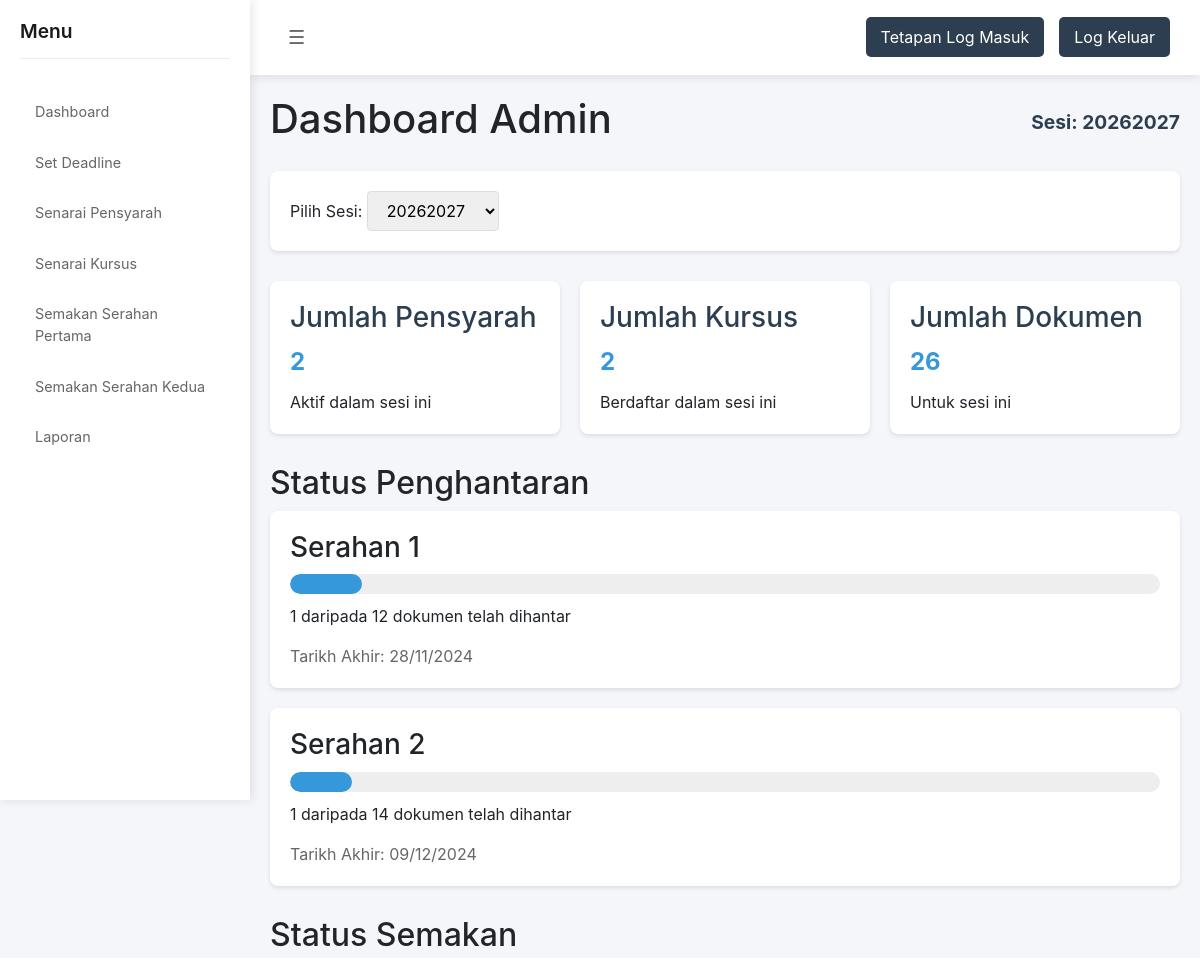
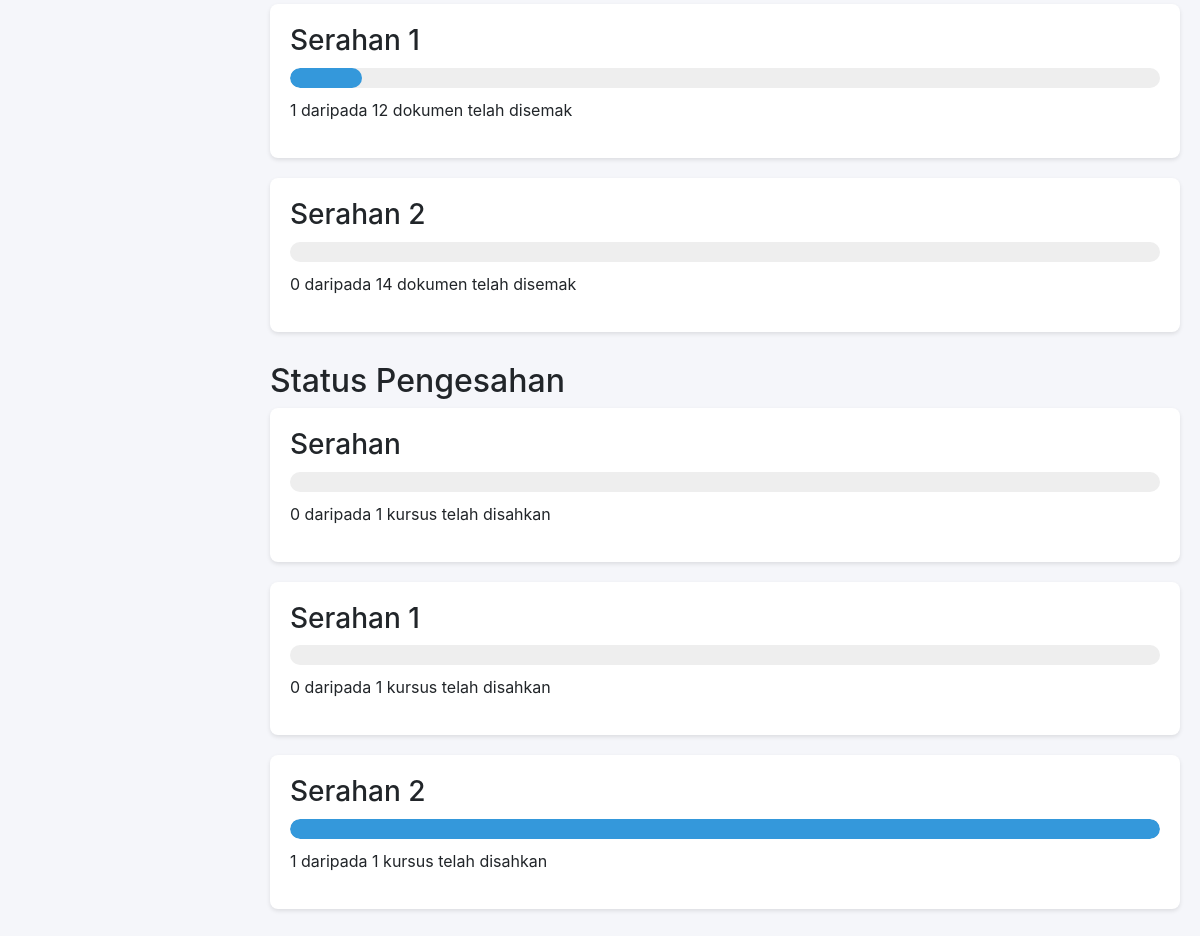
Page /admin_dashboard.php (signed in) on the committed database (2 pictures, top to bottom).
### tables this page shows
CREATE TABLE `sesi` (
  `sesi_id` int(8) NOT NULL,
  `created_at` timestamp NOT NULL DEFAULT current_timestamp()
);

CREATE TABLE `deadlines` (
  `deadline_id` int(11) NOT NULL,
  `serahan_no` tinyint(4) DEFAULT NULL,
  `deadline_date` date NOT NULL,
  `description` varchar(255) DEFAULT NULL
);

### admin_dashboard.php (the view, shortened to what this page needs)
<?php
include('database.php');
include('sidebar.php');
$sesi_query = "SELECT sesi_id FROM sesi ORDER BY sesi_id DESC";
$sesi_result = $conn->query($sesi_query);
$selected_sesi = isset($_GET['sesi']) ? $_GET['sesi'] : null;
if (!$selected_sesi) {
    $current_sesi_query = "SELECT sesi_id FROM sesi ORDER BY sesi_id DESC LIMIT 1";
    $selected_sesi = $conn->query($current_sesi_query)->fetch_assoc()['sesi_id'];
}
$total_pensyarah_query = "SELECT COUNT(DISTINCT p.id) as total
                         FROM pensyarah p
                         JOIN kursus k ON p.id = k.pensyarah_id
                         WHERE k.sesi = '$selected_sesi'";
$total_kursus_query = "SELECT COUNT(*) as total FROM kursus WHERE sesi = '$selected_sesi'";
$total_dokumen_query = "SELECT COUNT(d.dokumen_id) as total
                       FROM dokumen d
                       JOIN kursus k ON d.kursus_id = k.id
                       WHERE k.sesi = '$selected_sesi'";
$total_pensyarah = $conn->query($total_pensyarah_query)->fetch_assoc()['total'];
$total_kursus = $conn->query($total_kursus_query)->fetch_assoc()['total'];
$total_dokumen = $conn->query($total_dokumen_query)->fetch_assoc()['total'];
$submission_stats_query = "
    SELECT
        d.serahan_no,
        COUNT(CASE WHEN d.path_dokumen != '' THEN 1 END) as submitted,
        COUNT(*) as total
    FROM dokumen d
    JOIN kursus k ON d.kursus_id = k.id
    WHERE k.sesi = '$selected_sesi'
    GROUP BY d.serahan_no
";
$submission_stats = $conn->query($submission_stats_query);
$checking_stats_query = "
    SELECT
        d.serahan_no,
        COUNT(CASE WHEN d.status = 'Checked' THEN 1 END) as checked,
        COUNT(*) as total
    FROM dokumen d
    JOIN kursus k ON d.kursus_id = k.id
    WHERE k.sesi = '$selected_sesi'
    GROUP BY d.serahan_no
";
$checking_stats = $conn->query($checking_stats_query);
$verification_stats_query = "
    SELECT
        pk.no_serahan,
        COUNT(CASE WHEN pk.Status_pengesahan = 'telah disahkan' THEN 1 END) as verified,
        COUNT(DISTINCT k.id) as total_courses
    FROM kursus k
    LEFT JOIN pengesahan_kursus pk ON k.id = pk.kursus_id
    WHERE k.sesi = '$selected_sesi'
    GROUP BY pk.no_serahan
";
$verification_stats = $conn->query($verification_stats_query);
?>
<!DOCTYPE html>
<html>
<head>
</head>
<body onload="noBack();" onpageshow="if (event.persisted) noBack();" onunload="">
    <div class="dashboard-container">
        <div class="dashboard-header">
            <h1>Dashboard Admin</h1>
            <div class="current-sesi">
                Sesi: <?php echo $selected_sesi; ?>
            </div>
        </div>
        <div class="sesi-selector">
            <form method="GET" action="">
                <label for="sesi">Pilih Sesi:</label>
                <select name="sesi" id="sesi" onchange="this.form.submit()">
                    <?php while($sesi = $sesi_result->fetch_assoc()): ?>
                        <option value="<?php echo $sesi['sesi_id']; ?>"
                                <?php echo ($sesi['sesi_id'] == $selected_sesi) ? 'selected' : ''; ?>>
                            <?php echo $sesi['sesi_id']; ?>
                        </option>
                    <?php endwhile; ?>
                </select>
            </form>
        </div>
        <div class="stats-overview">
            <div class="stat-card">
                <h3>Jumlah Pensyarah</h3>
                <div class="number"><?php echo $total_pensyarah; ?></div>
                <div class="description">Aktif dalam sesi ini</div>
            </div>
            <div class="stat-card">
                <h3>Jumlah Kursus</h3>
                <div class="number"><?php echo $total_kursus; ?></div>
                <div class="description">Berdaftar dalam sesi ini</div>
            </div>
            <div class="stat-card">
                <h3>Jumlah Dokumen</h3>
                <div class="number"><?php echo $total_dokumen; ?></div>
                <div class="description">Untuk sesi ini</div>
            </div>
        </div>
        <div class="progress-section">
            <h2>Status Penghantaran</h2>
            <?php while($stat = $submission_stats->fetch_assoc()): ?>
                <div class="progress-card">
                    <h3>Serahan <?php echo $stat['serahan_no']; ?></h3>
                    <div class="progress-bar">
                        <div class="progress-fill" style="width: <?php echo ($stat['submitted']/$stat['total']*100); ?>%"></div>
                    </div>
                    <p><?php echo $stat['submitted']; ?> daripada <?php echo $stat['total']; ?> dokumen telah dihantar</p>
                    <?php
                    $deadline_query = "SELECT deadline_date FROM deadlines WHERE serahan_no = " . $stat['serahan_no'];
                    $deadline = $conn->query($deadline_query)->fetch_assoc();
                    if($deadline):
                    ?>
                        <div class="deadline-info">
                            Tarikh Akhir: <?php echo date('d/m/Y', strtotime($deadline['deadline_date'])); ?>
                        </div>
                    <?php endif; ?>
                </div>
            <?php endwhile; ?>
        </div>
        <div class="progress-section">
            <h2>Status Semakan</h2>
            <?php while($stat = $checking_stats->fetch_assoc()): ?>
                <div class="progress-card">
                    <h3>Serahan <?php echo $stat['serahan_no']; ?></h3>
                    <div class="progress-bar">
                        <div class="progress-fill" style="width: <?php echo ($stat['checked']/$stat['total']*100); ?>%"></div>
                    </div>
                    <p><?php echo $stat['checked']; ?> daripada <?php echo $stat['total']; ?> dokumen telah disemak</p>
                </div>
            <?php endwhile; ?>
        </div>
        <div class="progress-section">
            <h2>Status Pengesahan</h2>
            <?php while($stat = $verification_stats->fetch_assoc()): ?>
                <div class="progress-card">
                    <h3>Serahan <?php echo $stat['no_serahan']; ?></h3>
                    <div class="progress-bar">
                        <div class="progress-fill" style="width: <?php echo ($stat['verified']/$stat['total_courses']*100); ?>%"></div>
                    </div>
                    <p><?php echo $stat['verified']; ?> daripada <?php echo $stat['total_courses']; ?> kursus telah disahkan</p>
                </div>
            <?php endwhile; ?>
        </div>
    </div>
</body>
</html>

### sidebar.php (style rules this page uses)
* { margin: 0; padding: 0; box-sizing: border-box; font-family: 'Inter', sans-serif; }
body { display: flex; min-height: 100vh; background-color: #f5f6fa; }

### admin_dashboard.php (style rules this page uses)
.dashboard-container { padding: 20px; }
.stats-overview { display: grid; grid-template-columns: repeat(3, 1fr); gap: 20px; margin-bottom: 30px; }
.stat-card { background: #fff; padding: 20px; border-radius: 8px; box-shadow: 0 2px 4px rgba(0,0,0,0.1); }
.stat-card h3 { margin: 0; color: #2c3e50; }
.stat-card .number { font-size: 24px; font-weight: bold; color: #3498db; margin: 10px 0; }
.progress-section { margin-top: 30px; }
.progress-card { background: #fff; padding: 20px; border-radius: 8px; box-shadow: 0 2px 4px rgba(0,0,0,0.1); margin-bottom: 20px; }
.progress-bar { background: #eee; height: 20px; border-radius: 10px; margin: 10px 0; overflow: hidden; }
.progress-fill { height: 100%; background: #3498db; border-radius: 10px; transition: width 0.3s ease; }
.deadline-info { margin-top: 10px; color: #666; }
.sesi-selector { margin-bottom: 30px; padding: 20px; background: #fff; border-radius: 8px; box-shadow: 0 2px 4px rgba(0,0,0,0.1); }
.sesi-selector select { padding: 8px 15px; font-size: 16px; border: 1px solid #ddd; border-radius: 4px; margin-right: 10px; }
.dashboard-header { display: flex; justify-content: space-between; align-items: center; margin-bottom: 20px; }
.current-sesi { font-size: 1.2em; color: #2c3e50; font-weight: bold; }

### rows in the picture
sesi: sesi_id "20262027"
deadlines: deadline_date "28/11/2024"
deadlines: deadline_date "09/12/2024"

### other values in the picture
$total_pensyarah "2"
$total_kursus "2"
$total_dokumen "26"
$stat['serahan_no'] "1"
$stat['submitted'] "1"
$stat['total'] "12"
$stat['serahan_no'] "2"
$stat['total'] "14"
$stat['checked'] "1"
$stat['checked'] "0"
$stat['verified'] "0"
$stat['total_courses'] "1"
$stat['no_serahan'] "1"
$stat['no_serahan'] "2"
$stat['verified'] "1"
